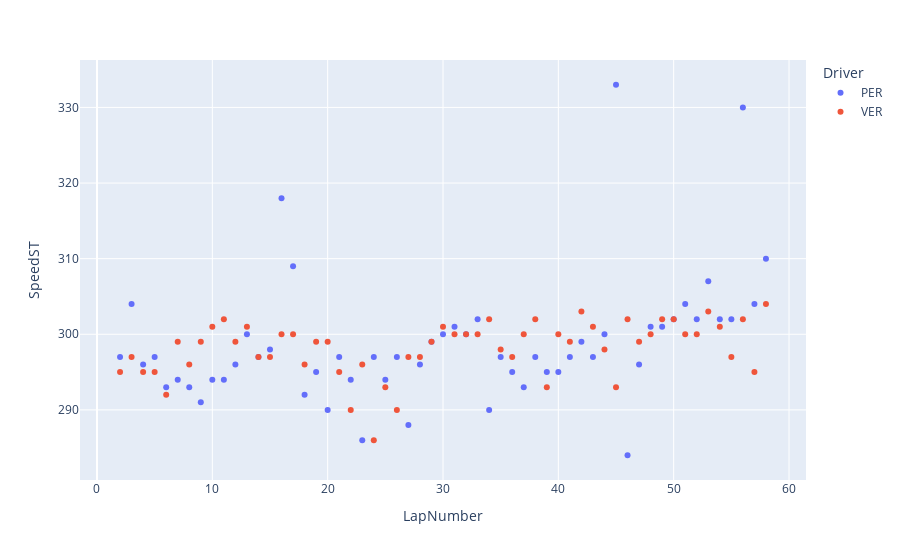

The cell this chart's notebook holds for it:
### Markdown cell above
Provide some comments on the above - re- 2 stop vs 1 stop strat

Perez getting caught behind Hamilton on lap 45

### Code cell
speed_trap = df.groupby(['Driver',"LapNumber"]).mean()['SpeedST'].reset_index()

fig  = px.scatter(speed_trap, x='LapNumber',y='SpeedST',color='Driver')
fig.show()

### Figure 1 — Plotly figure (JSON) as saved in the notebook; plotly's stock layout.template omitted (floating-point values rounded to 4 significant figures)
{"data": [{"hovertemplate": "Driver=PER<br>LapNumber=%{x}<br>SpeedST=%{y}<extra></extra>", "legendgroup": "PER", "marker": {"color": "#636efa", "symbol": "circle"}, "mode": "markers", "name": "PER", "orientation": "v", "showlegend": true, "type": "scatter", "x": [2, 3, 4, 5, 6, 7, 8, 9, 10, 11, 12, 13, 14, 15, 16, 17, 18, 19, 20, 21, 22, 23, 24, 25, 26, 27, 28, 29, 30, 31, 32, 33, 34, 35, 36, 37, 38, 39, 40, 41, 42, 43, 44, 45, 46, 47, 48, 49, 50, 51, 52, 53, 54, 55, 56, 57, 58], "xaxis": "x", "y": [297, 304, 296, 297, 293, 294, 293, 291, 294, 294, 296, 300, 297, 298, 318, 309, 292, 295, 290, 297, 294, 286, 297, 294, 297, 288, 296, 299, 300, 301, 300, 302, 290, 297, 295, 293, 297, 295, 295, 297, 299, 297, 300, 333, 284, 296, 301, 301, 302, 304, 302, 307, 302, 302, 330, 304, 310], "yaxis": "y"}, {"hovertemplate": "Driver=VER<br>LapNumber=%{x}<br>SpeedST=%{y}<extra></extra>", "legendgroup": "VER", "marker": {"color": "#EF553B", "symbol": "circle"}, "mode": "markers", "name": "VER", "orientation": "v", "showlegend": true, "type": "scatter", "x": [2, 3, 4, 5, 6, 7, 8, 9, 10, 11, 12, 13, 14, 15, 16, 17, 18, 19, 20, 21, 22, 23, 24, 25, 26, 27, 28, 29, 30, 31, 32, 33, 34, 35, 36, 37, 38, 39, 40, 41, 42, 43, 44, 45, 46, 47, 48, 49, 50, 51, 52, 53, 54, 55, 56, 57, 58], "xaxis": "x", "y": [295, 297, 295, 295, 292, 299, 296, 299, 301, 302, 299, 301, 297, 297, 300, 300, 296, 299, 299, 295, 290, 296, 286, 293, 290, 297, 297, 299, 301, 300, 300, 300, 302, 298, 297, 300, 302, 293, 300, 299, 303, 301, 298, 293, 302, 299, 300, 302, 302, 300, 300, 303, 301, 297, 302, 295, 304], "yaxis": "y"}], "layout": {"legend": {"title": {"text": "Driver"}, "tracegroupgap": 0}, "margin": {"t": 60}, "xaxis": {"anchor": "y", "domain": [0, 1], "title": {"text": "LapNumber"}}, "yaxis": {"anchor": "x", "domain": [0, 1], "title": {"text": "SpeedST"}}}}
